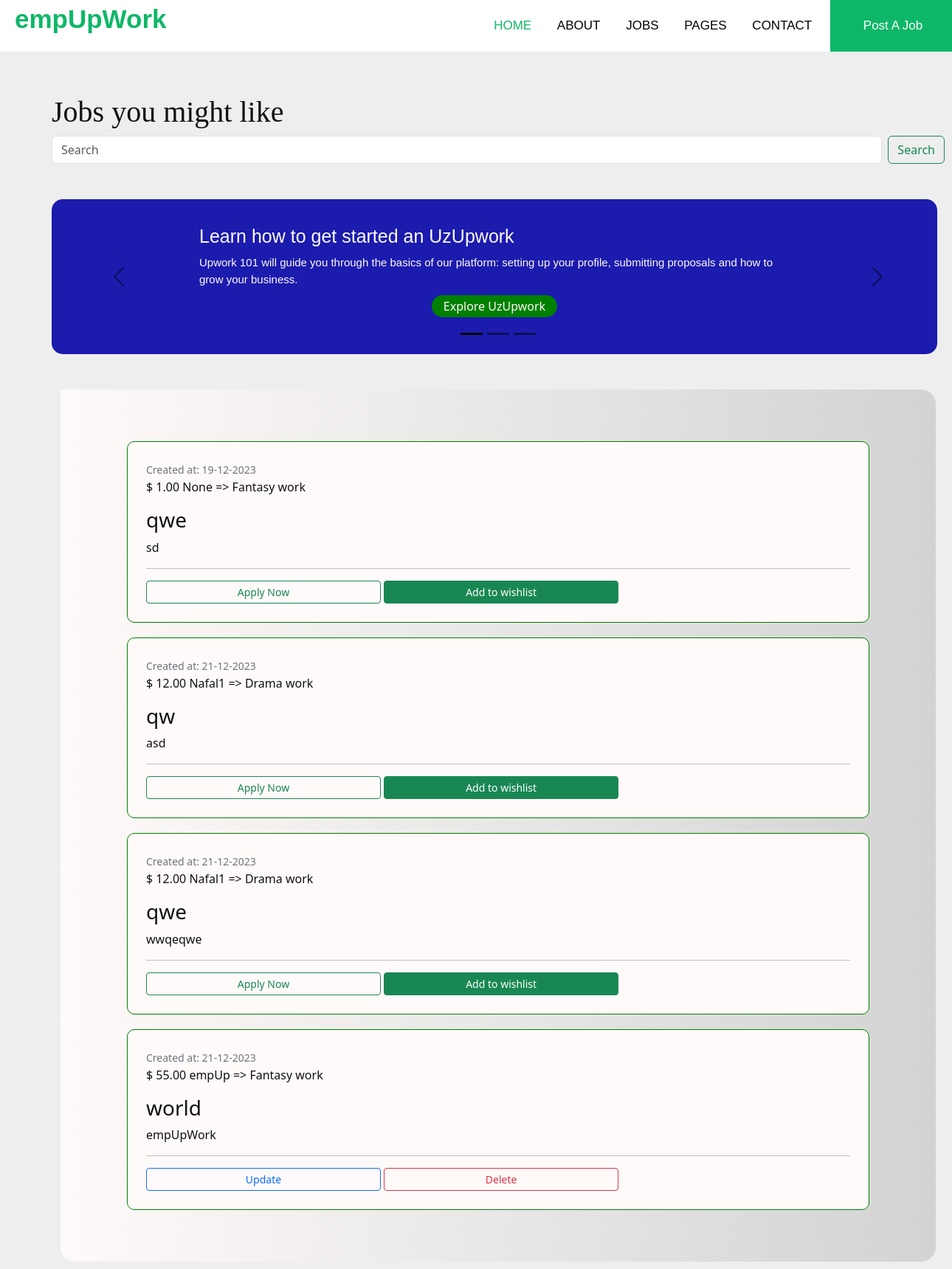
/books/ (signed in), run on an earlier commit of the app's database.
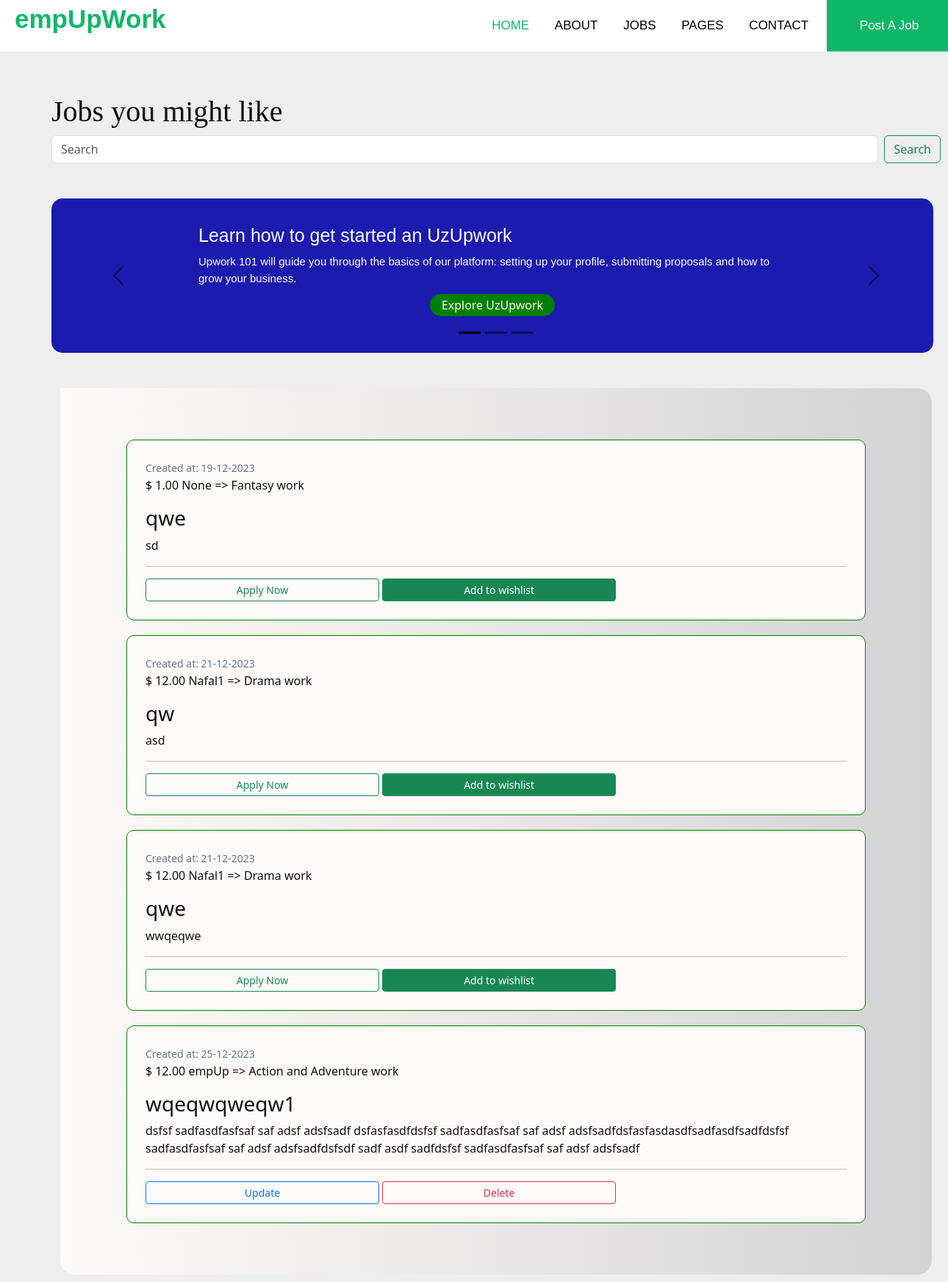
And on a later commit of the database.
### books/models.py (models this page shows, shortened)
class Books(models.Model):
    title: str = models.CharField(max_length=100)
    description: str = models.TextField(max_length=500)
    author: User = models.ForeignKey(User, on_delete=models.SET_NULL,
                                     null=True, blank=True)
    genre: str = models.CharField(max_length=25)
    is_available: bool = models.BooleanField(default=True)
    price: float = models.DecimalField(max_digits=5, decimal_places=2)
    created: datetime = models.DateTimeField(auto_now_add=True)
    image = models.ImageField(
        default='books/book_default_img.png', upload_to="books")
    objects = models.Manager()  # default
    c_objects = BooksManager()  # custom manager

### books/views.py (the view)
# urls.py: path("", BooksListView.as_view(), name="books_view"),
class BooksListView(ListView):
    modal = Books
    template_name = 'books.html'
    def get_queryset(self):
        return Books.objects.all()

### books/templates/books.html (shortened to what this page needs)
{% extends 'base.html' %}
{% load static %}
{% load django_bootstrap5 %}
{% block content %}
  <br />
  <br />
  <h1>Jobs you might like</h1>
  <form class="d-flex">
    <input class="form-control me-2" type="search" placeholder="Search" aria-label="Search">
    <button class="btn btn-outline-success" type="submit">Search</button>
  </form><br><br>
  <div id="carouselExampleDark" class="carousel carousel-dark slide" data-bs-ride="carousel">
    <div class="carousel-indicators">
      <button type="button" data-bs-target="#carouselExampleDark" data-bs-slide-to="0" class="active" aria-current="true" aria-label="Slide 1"></button>
      <button type="button" data-bs-target="#carouselExampleDark" data-bs-slide-to="1" aria-label="Slide 2"></button>
      <button type="button" data-bs-target="#carouselExampleDark" data-bs-slide-to="2" aria-label="Slide 3"></button>
    </div>
    <div class="carousel-inner">
      <div class="carousel-item active" data-bs-interval="10000" >
        <div class="carousel-caption d-none d-md-block">
          <h5 class="h5">Learn how to get started an UzUpwork</h5>
          <p class="p">Upwork 101 will guide you through the basics of our platform: setting up your profile, submitting proposals and how to grow your business.</p>
          <button class="green_buttons">Explore UzUpwork</button>
        </div>
      </div>
    </div>
    <button class="carousel-control-prev" type="button" data-bs-target="#carouselExampleDark" data-bs-slide="prev">
      <span class="carousel-control-prev-icon" aria-hidden="true"></span>
    </button>
    <button class="carousel-control-next" type="button" data-bs-target="#carouselExampleDark" data-bs-slide="next">
      <span class="carousel-control-next-icon" aria-hidden="true"></span>
    </button>
  </div>
  <br>
  <br>
  <div class="container-fluid">
    <div class="all-books">
      {% if object_list %}
      {% for book in object_list %}
      <div class="book">
        <div class="book-header">
          <small class="text-secondary">Created at: {{ book.created|date:'d-m-Y' }}</small>
          <p class="book-cost">$ {{ book.price }} {{ book.author }} => {{ book.genre}} work</p>
            </div>
            <h3>{{ book.title }}</h3>
            <p>{{ book.description }}</p>
              <div class="book-footer">
                <hr />
                {% if book.author.id == request.user.id %}
                  <a href="{% url 'update_book' book.id %}" class="btn btn-sm col-sm-4 btn-outline-primary">Update</a>
                  <a href="{% url 'delete_book' book.id %}" class="btn btn-sm col-sm-4 btn-outline-danger">Delete</a>
                {% else %}
                  <a href="{% url 'book_details' book.id %}" class="btn btn-sm col-sm-4 btn-outline-success">Apply Now</a>
                  <a href="{% url 'add_to_wishlist' book.id %}"
                  class="btn btn-sm col-sm-4 btn-success">
                  Add to wishlist
                </a>
                {% endif %}
              </div>
          </div>
        {% endfor %}
      {% else %}
        <p>No books found</p>
      {% endif %}
    </div>
  </div>
{% endblock %}

### templates/base.html (shortened to what this page needs)
{% load static %}
{% load django_bootstrap5 %}
<!DOCTYPE html>
<html lang="en">
  <head>
    {% bootstrap_css %}
    <link rel="stylesheet" type="text/css" href="{% static 'css/base.css' %}" />
    <link rel="stylesheet" type="text/css" href="{% static 'css/navbar.css' %}" />
  </head>
  <body>
    <nav>
      <div class="left">
        <a href=""><b>empUpWork</b></a>
      </div>
      <div class="right">
        <a href="{% url 'home_page' %}" style="color: rgb(14, 183, 104);">HOME</a>
        <a href="{% url 'wishlist_view' %}">ABOUT</a>
        <a href="{% url 'books_view' %}">JOBS</a>
        <a href="{% url 'add_book' %}">PAGES</a>
        <a href="{% url 'logout' %}">CONTACT</a>
        <button class="button"><a href="{% url 'profile' %}">Post A Job</a></button>
      </div>
    </nav>
    {% if user.is_authenticated %}
      <main id="logged-in-menu">
        <div>
        </div>
        <div>
          {% block content %}
          {% endblock %}
        </div>
      </main>
    {% endif %}
  </body>
</html>

### static/css/base.css (style rules this page uses)
* { padding: 0; margin: 0; box-sizing: border-box; transition: 0.2s ease-out; }
body { background-color: #eee; color: #111; }
h1, h2 { font-family: 'Fino', serif; }
main#logged-in-menu { min-height: 100vh; display: grid; grid-template-columns: 50px 1fr; gap: 10px; background-color: #eee; }
main#logged-in-menu > div { position: relative; }
main#logged-in-menu > div:first-child { border-radius: 0 10px 10px 0; }
main#logged-in-menu > div:last-child { padding: 10px; }

### static/css/navbar.css (style rules this page uses)
* { margin: 0; padding: 0; box-sizing: border-box; transition: 0.3s; }
nav { background-color: white; height: 70px; }
nav a { text-decoration: none; color: black; margin: 50px 15px; }
nav .left { float: left; }
nav .left a { font-family: 'Lucida Sans', 'Lucida Sans Regular', 'Lucida Grande', 'Lucida Sans Unicode', Geneva, Verdana, sans-serif; font-size: 35px; margin: 60px 20px; color: rgb(14, 183, 104); }
nav .right { float: right; font-family: 'Lucida Sans', 'Lucida Sans Regular', 'Lucida Grande', 'Lucida Sans Unicode', Geneva, Verdana, sans-serif; font-size: 17px; margin: 10px 20px; }
nav .right button { font-family: 'Lucida Sans', 'Lucida Sans Regular', 'Lucida Grande', 'Lucida Sans Unicode', Geneva, Verdana, sans-serif; font-size: 17px; border: none; background-color: rgb(14, 183, 104); color: white; width: 170px; height: 70px; margin: -10px -25px; }
nav .right button a { text-decoration: none; color: white; }

### books/templates/books.html (style rules this page uses)
.all-books { background-image: linear-gradient(to right, snow, lightgray); border-radius: 0 20px 20px 20px; padding: 50px; }
.book { border-radius: 10px; padding: 25px; background-image: linear-gradient(to right, snow, snow); border: 1px solid green; margin: 20px 40px; }
.book hr { background-color: green; }
.carousel-item { width: 1200px; height: 210px; color:snow; background-color: rgba(11, 11, 169, 0.931); border-radius: 15px; }
.carousel-item .h5, .p { color: snow; text-align: left; font-family: 'Lucida Sans', 'Lucida Sans Regular', 'Lucida Grande', 'Lucida Sans Unicode', Geneva, Verdana, sans-serif; margin: 10px 20px; position: relative; top: 10px; }
.carousel-item .h5 { font-size: 25px; }
.carousel-item .p { font-size: 15px; }
.carousel-item button { margin: 10px -120px; }
.green_buttons { border-radius: 15px; border:none; background-color: green; color:snow; padding: 3px; width: 170px; margin: 10px 20px; }

What changed in the data, as far as the page shows it:
removed Books: created "21-12-2023", price "55.00", author "empUp", genre "Fantasy", title "world", description "empUpWork", shows "Update"
added Books: created "25-12-2023", price "12.00", author "empUp", genre "Action and Adventure", title "wqeqwqweqw1", description "dsfsf sadfasdfasfsaf saf adsf adsfsadf dsfasfasdfdsfsf sadfasdfasfsaf saf adsf adsfsadfdsfasfasdasdfsadfasdfsadfdsfsf sadfasdfasfsaf saf adsf adsfsadfdsfsdf sadf asdf sadfdsfsf sadfasdfasfsaf saf adsf adsfsadf", shows "Update"
